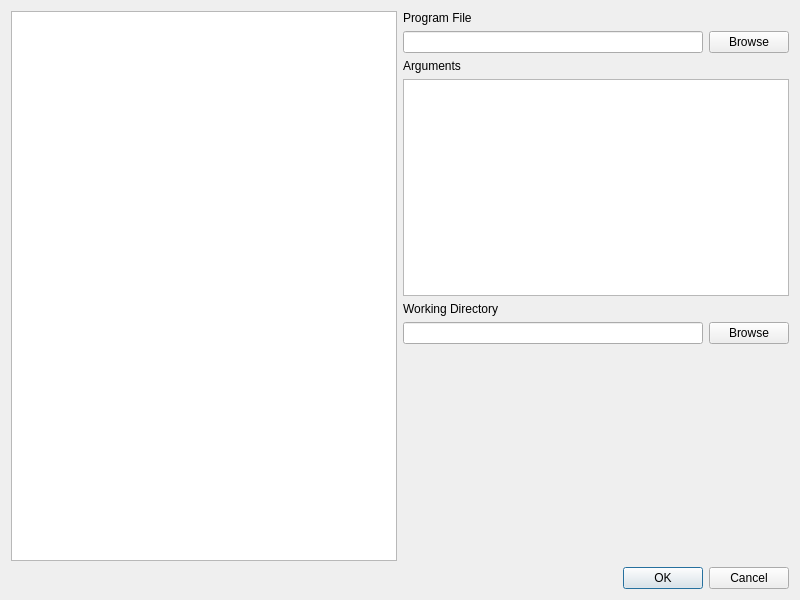
<?xml version="1.0" encoding="UTF-8"?>
<ui version="4.0">
 <class>build_editor</class>
 <widget class="QDialog" name="build_editor">
  <property name="geometry">
   <rect>
    <x>0</x>
    <y>0</y>
    <width>800</width>
    <height>600</height>
   </rect>
  </property>
  <property name="windowTitle">
   <string>Dialog</string>
  </property>
  <layout class="QVBoxLayout" name="verticalLayout">
   <item>
    <layout class="QHBoxLayout" name="horizontalLayout">
     <item>
      <widget class="QListWidget" name="list_program"/>
     </item>
     <item>
      <layout class="QGridLayout" name="gridLayout">
       <property name="rightMargin">
        <number>0</number>
       </property>
       <item row="1" column="1">
        <widget class="QLineEdit" name="ln_program"/>
       </item>
       <item row="3" column="1" colspan="2">
        <widget class="QTextEdit" name="txt_args"/>
       </item>
       <item row="2" column="1">
        <widget class="QLabel" name="lbl_args">
         <property name="text">
          <string>Arguments</string>
         </property>
        </widget>
       </item>
       <item row="0" column="1">
        <widget class="QLabel" name="lbl_program">
         <property name="text">
          <string>Program File</string>
         </property>
        </widget>
       </item>
       <item row="5" column="1">
        <widget class="QLineEdit" name="ln_dir"/>
       </item>
       <item row="1" column="2">
        <widget class="QPushButton" name="btn_program">
         <property name="text">
          <string>Browse</string>
         </property>
        </widget>
       </item>
       <item row="4" column="1">
        <widget class="QLabel" name="lbl_dir">
         <property name="text">
          <string>Working Directory</string>
         </property>
        </widget>
       </item>
       <item row="5" column="2">
        <widget class="QPushButton" name="btn_dir">
         <property name="text">
          <string>Browse</string>
         </property>
        </widget>
       </item>
       <item row="6" column="1">
        <spacer name="verticalSpacer">
         <property name="orientation">
          <enum>Qt::Vertical</enum>
         </property>
         <property name="sizeHint" stdset="0">
          <size>
           <width>20</width>
           <height>40</height>
          </size>
         </property>
        </spacer>
       </item>
      </layout>
     </item>
    </layout>
   </item>
   <item>
    <widget class="QDialogButtonBox" name="buttonBox">
     <property name="orientation">
      <enum>Qt::Horizontal</enum>
     </property>
     <property name="standardButtons">
      <set>QDialogButtonBox::Cancel|QDialogButtonBox::Ok</set>
     </property>
    </widget>
   </item>
  </layout>
 </widget>
 <resources/>
 <connections>
  <connection>
   <sender>buttonBox</sender>
   <signal>accepted()</signal>
   <receiver>build_editor</receiver>
   <slot>accept()</slot>
   <hints>
    <hint type="sourcelabel">
     <x>248</x>
     <y>254</y>
    </hint>
    <hint type="destinationlabel">
     <x>157</x>
     <y>274</y>
    </hint>
   </hints>
  </connection>
  <connection>
   <sender>buttonBox</sender>
   <signal>rejected()</signal>
   <receiver>build_editor</receiver>
   <slot>reject()</slot>
   <hints>
    <hint type="sourcelabel">
     <x>316</x>
     <y>260</y>
    </hint>
    <hint type="destinationlabel">
     <x>286</x>
     <y>274</y>
    </hint>
   </hints>
  </connection>
 </connections>
</ui>
